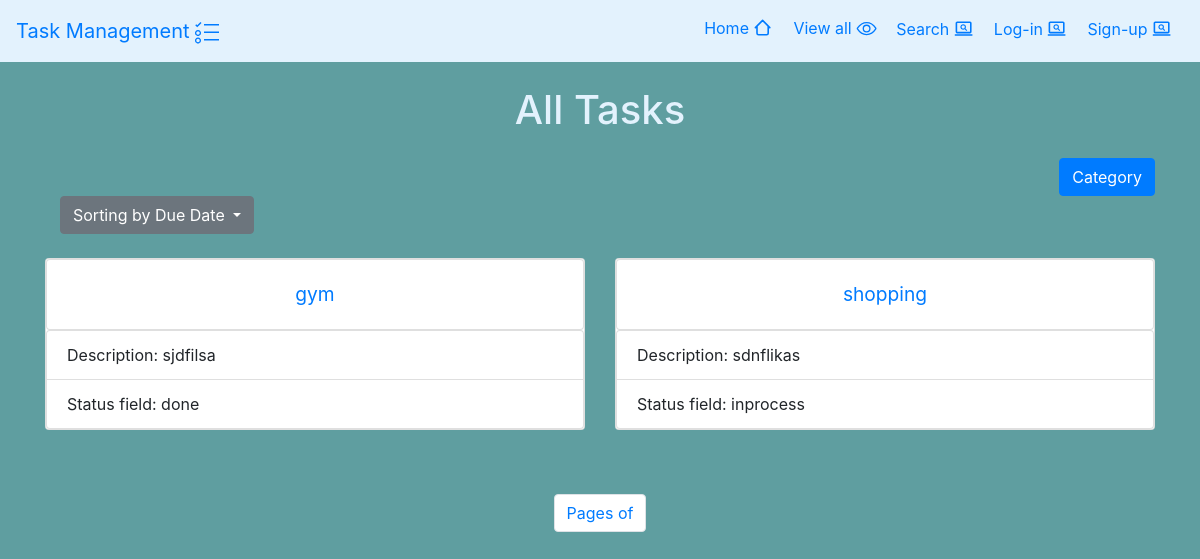
Page /view_all on the committed database.
### task/models.py (models this page shows, shortened)
class Task(models.Model):
    START= 'start'
    INPORCESS='inprocess'
    DONE = 'done'
    status_choice = [
        (START,'start'),
        (INPORCESS,'inprocess'),
        (DONE,'done')
    ]
    title=models.CharField(max_length=255)
    description=models.TextField()
    due_date=models.DateField(auto_now_add=False)
    category= models.ForeignKey(Category, on_delete=models.PROTECT)
    status_fields=models.CharField(max_length=255, choices=status_choice)
    tag=models.ManyToManyField(Tag)
    user=models.ForeignKey(User,on_delete=models.CASCADE)

### epic_quest/views.py (the view)
# urls.py: path("view_all", views.AllView.as_view(), name='view_all'),
class AllView(ListView):
    model = Task
    template_name = "view_all.html"
    context_object_name = "task_list"
    paginate_by = "2"
    ordering = "due_date"

### epic_quest/templates/view_all.html (shortened to what this page needs)
{% extends 'base.html' %}
{% block content %}
<body style="background-color: cadetblue;">
    <br>
    <div class="container">
        <h1 class="mb-4 text-center" style="color: #e3f2fd;">All Tasks</h1>
        <div class="container">
        <form class="row justify-content-end" role="search" method="GET" action="{% url 'all_category' %}">
            <button class="btn btn-primary " type="submit" >Category</button>
        </form>
        <div class="dropdown">
            <button class="btn btn-secondary dropdown-toggle" type="button" data-bs-toggle="dropdown" aria-expanded="false">
              Sorting by Due Date
            </button>
          </div>
        </div>
        <br>
        <div class="row">
            {% for task in task_list %}
            <div class="col-md-6">
                <div class="card mb-3">
                    <div class="card">
                        <div class="card-body text-center">
                            <a class="card-title" href="{%url 'task_details' task.pk %}" style="font-size: larger;">{{ task.title }}<a>
                        </div>
                    </div>
                    <ul class="list-group">
                        <li class="list-group-item">Description: {{ task.description }}</li>
                        <li class="list-group-item">Status field: {{ task.status_fields }}</li>
                        </ul>
                    </div>
                </div>
                {% endfor %}
            </div>
            <br/></br/>
            <div class="row justify-content-center">
            <nav aria-label="Page navigation example">
                <ul class="pagination">
                  <li class="page-item"> <p class="page-link">Pages {{ task_list.number }} of {{ task_list.paginator.num_pages }}</p></li>
                </ul>
              </nav>
            </div>
        </div>
    </body>
        {% endblock %}

### rows in the picture
Task: title "gym", description "sjdfilsa", status_fields "done"
Task: title "shopping", description "sdnflikas", status_fields "inprocess"
